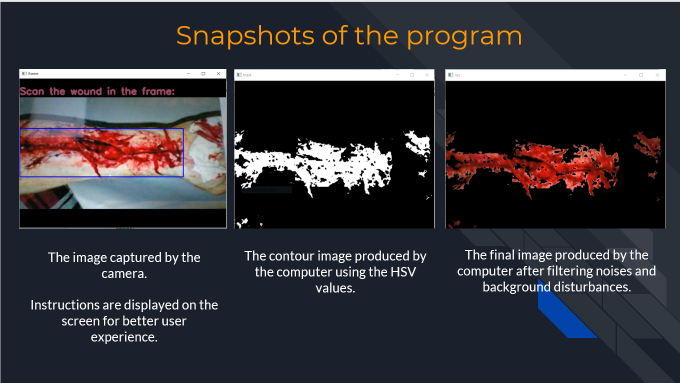
#> input picture Capture.PNG, 1359 x 766 px, given in place of the camera (shown at 1/2 size)
$ python 'Wound sensor.py'
#> lines starting #> are read from the running program, lines starting #| are printed output that depends on the picture; after the words box and inside, x2 and y2 are one past the last pixel; in counts of white or black regions, pixels touching at a corner belong together
#!/usr/bin/env python
# coding: utf-8

# In[ ]:


import cv2
import numpy as np
import math
from random import randrange
import time
import msvcrt as m
import pyttsx3

cap = cv2.VideoCapture(0)
points = 0
go_on = 0
while(1):
    cont = 0
    try:
        #an error comes if it does not find anything in window as it cannot find contour of max area
        #therefore this try error statement

        ret, frame = cap.read()
#> frame is the input picture: shape (766, 1359, 3); mean B, G, R 56.3, 50.4, 51.3
        frame=cv2.flip(frame,1)
        kernel = np.ones((3,3),np.uint8)

        #define region of interest
        roi=frame[10:300, 10:300]


        cv2.rectangle(frame,(100,100),(300,300),(0,255,0),0)
#> frame: shape (766, 1359, 3); mean B, G, R 56.3, 50.6, 51.2
        hsv = cv2.cvtColor(roi, cv2.COLOR_BGR2HSV)
#> hsv: shape (290, 290, 3); mean H, S, V 51.8, 43.8, 48.1
#> roi: shape (290, 290, 3); mean B, G, R 44.7, 41.4, 39.4

        # define range of wound color in HSV
        lower_skin = np.array([356,70,64], dtype=np.uint8)
        upper_skin = np.array([352,55,43], dtype=np.uint8)

        #extract skin color image
        mask = cv2.inRange(hsv, lower_skin, upper_skin)
#> mask: shape (290, 290); every value is 0

        #extrapolate the hand to fill dark spots within
        mask = cv2.dilate(mask,kernel,iterations = 4)

        #blur the image
        mask = cv2.GaussianBlur(mask,(5,5),100)

        #find contour of max area(hand)
        cnt = max(contours, key = lambda x: cv2.contourArea(x))

        #approx the contour a little
        epsilon = 0.0005*cv2.arcLength(cnt,True)
        approx = cv2.approxPolyDP(cnt,epsilon,True)

        #make convex hull around hand
        hull = cv2.convexHull(cnt)

        #define area of hull and area of hand
        areahull = cv2.contourArea(hull)
        areacnt = cv2.contourArea(cnt)

        font = cv2.FONT_HERSHEY_SIMPLEX

        cv2.putText(frame,'The area of the wound is: ',(0,50), font, 2, (0,0,235), 3, cv2.LINE_AA)

        cv2.imshow('mask',mask)
        cv2.imshow('frame',frame)
    except:
        pass

    k = cv2.waitKey(5) & 0xFF
#> (key Esc is pressed here)
    if k == 27:
        break

cv2.destroyAllWindows()
cap.release()


# In[ ]:


## Use this link for color selector http://colorizer.org/


# In[ ]:


import cv2
import numpy as np
import math
cap = cv2.VideoCapture(0)

while(1):

    try:  #an error comes if it does not find anything in window as it cannot find contour of max area
          #therefore this try error statement

        ret, frame = cap.read()
        frame=cv2.flip(frame,1)
        kernel = np.ones((3,3),np.uint8)

        #define region of interest
        roi=frame[200:600, 200:600]
#> roi: shape (400, 400, 3)

        cv2.rectangle(frame,(200,200),(400,400),(0,255,0),0)
#> frame: shape (766, 1359, 3); mean B, G, R 56.3, 50.6, 51.2
        hsv = cv2.cvtColor(roi, cv2.COLOR_BGR2HSV)
#> hsv: shape (400, 400, 3); mean H, S, V 41.3, 54.8, 45.8
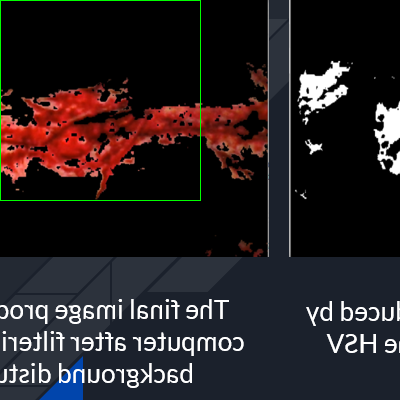
#> roi: shape (400, 400, 3); mean B, G, R 33.4, 31.3, 37.7


    # define range of skin color in HSV
        lower_skin = np.array([356,70,64], dtype=np.uint8)
        upper_skin = np.array([352,55,43], dtype=np.uint8)

     #extract skin colur imagw
        mask = cv2.inRange(hsv, lower_skin, upper_skin)
#> mask: shape (400, 400); every value is 0


    #extrapolate the hand to fill dark spots within
        mask = cv2.dilate(mask,kernel,iterations = 4)

    #blur the image
        mask = cv2.GaussianBlur(mask,(5,5),100)


    #find contours
        contours,hierarchy = cv2.findContours(mask,cv2.RETR_TREE,cv2.CHAIN_APPROX_SIMPLE)
#> contours = []

   #find contour of max area(hand)
        cnt = max(contours, key = lambda x: cv2.contourArea(x))

    #approx the contour a little
        epsilon = 0.0005*cv2.arcLength(cnt,True)
        approx= cv2.approxPolyDP(cnt,epsilon,True)


    #make convex hull around hand
        hull = cv2.convexHull(cnt)

     #define area of hull and area of hand
        areahull = cv2.contourArea(hull)
        areacnt = cv2.contourArea(cnt)
    #find the percentage of area not covered by hand in convex hull
        arearatio=((areahull-areacnt)/areacnt)*100
        #print(arearatio)
     #find the defects in convex hull with respect to hand
        hull = cv2.convexHull(approx, returnPoints=False)
        defects = cv2.convexityDefects(approx, hull)


        #print corresponding gestures which are in their ranges
        font = cv2.FONT_HERSHEY_SIMPLEX
        cv2.putText(frame,'The area of the wound is: ',(0,50), font, 1, (0,0,255), 3, cv2.LINE_AA)
        #cv2.putText(frame,arearatio,(0,100), font, 2, (0,0,255), 3, cv2.LINE_AA)

        #show the windows
        cv2.imshow('mask',mask)
        cv2.imshow('frame',frame)
    except:
        pass


    k = cv2.waitKey(5) & 0xFF
#> (key Esc is pressed here)
    if k == 27:
        break

cv2.destroyAllWindows()
cap.release()


# ## Source code

# In[12]:


import cv2
import numpy as np
import math
cap = cv2.VideoCapture(0)

while(1):

    try:  #an error comes if it does not find anything in window as it cannot find contour of max area
          #therefore this try error statement

        ret, frame = cap.read()
        frame=cv2.flip(frame,1)
        kernel = np.ones((3,3),np.uint8)

        #define region of interest
        roi=frame[100:600, 100:600]
#> roi: shape (500, 500, 3)


        cv2.rectangle(frame,(100,100),(300,300),(0,255,0),0)
        hsv = cv2.cvtColor(roi, cv2.COLOR_BGR2HSV)
#> hsv: shape (500, 500, 3); mean H, S, V 41.1, 48.9, 52.8
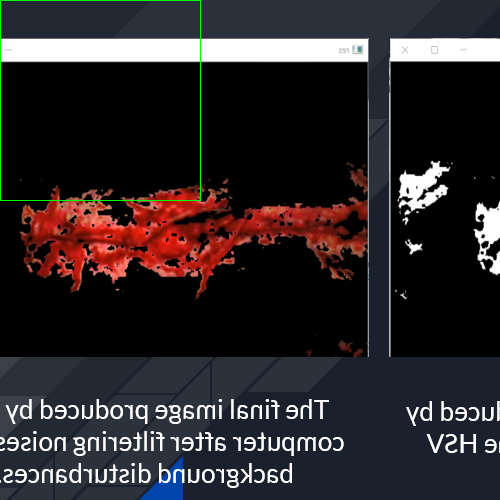
#> roi: shape (500, 500, 3); mean B, G, R 42.4, 40, 45.6


    # define range of skin color in HSV
        lower_skin = np.array([0,0,30], dtype=np.uint8)
        upper_skin = np.array([80,80,255], dtype=np.uint8)

     #extract skin colur imagw
        mask = cv2.inRange(hsv, lower_skin, upper_skin)
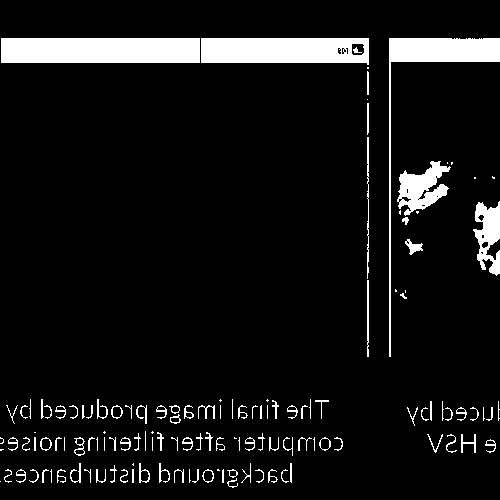
#> mask: shape (500, 500); 7.8% white; 133 white regions (33 under 20 px), largest, box (x1, y1, x2, y2) and area: (1, 38, 200, 63) 4975, (201, 38, 369, 65) 4044, (389, 38, 500, 357) 3235


    #extrapolate the hand to fill dark spots within
        mask = cv2.dilate(mask,kernel,iterations = 4)
#> mask: shape (500, 500); 21.7% white; 16 white regions

    #blur the image
        mask = cv2.GaussianBlur(mask,(5,5),100)
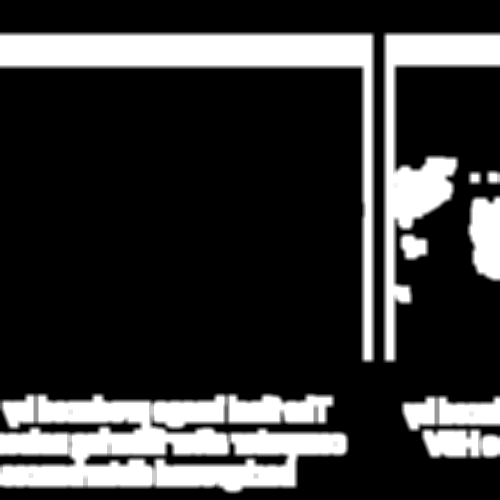
#> mask: shape (500, 500); min 0, max 255, mean 55.3

    #find contours
        contours,hierarchy= cv2.findContours(mask,cv2.RETR_TREE,cv2.CHAIN_APPROX_SIMPLE)
#> contours = 15 contours, 2 with area under 20; largest, box (x1, y1, x2, y2) and area: (0, 393, 349, 494) 27512, (0, 32, 375, 363) 17276, (383, 32, 500, 363) 11526, (401, 395, 500, 459) 4842, (467, 195, 500, 282) 2362
        print(contours)
#> (printed output is left out)
   #find contour of max area(hand)
        cnt = max(contours, key = lambda x: cv2.contourArea(x))
#> cnt = contour of 163 points, box (x1, y1, x2, y2) (0, 393, 349, 494), area 27512

    #approx the contour a little
        epsilon = 0.0005*cv2.arcLength(cnt,True)
#> epsilon = 0.812
        approx= cv2.approxPolyDP(cnt,epsilon,True)
#> approx = contour of 95 points, box (x1, y1, x2, y2) (0, 393, 349, 494), area 27520


    #make convex hull around hand
        hull = cv2.convexHull(cnt)
#> hull = contour of 13 points, box (x1, y1, x2, y2) (0, 393, 349, 494), area 32570

     #define area of hull and area of hand
        areahull = cv2.contourArea(hull)
#> areahull = 32570
        areacnt = cv2.contourArea(cnt)
#> areacnt = 27511.5

    #find the percentage of area not covered by hand in convex hull
        arearatio=((areahull-areacnt)/areacnt)*100
#> arearatio = 18.39
        #print("Here2")
     #find the defects in convex hull with respect to hand
        hull = cv2.convexHull(approx, returnPoints=False)
#> hull = [92, 66, 65, 37, 36, 35, 32, 29, 28, 23, 22, 0]
        defects = cv2.convexityDefects(approx, hull)
#> defects = [[92, 0, 94, 1428], [0, 22, 6, 25088], [23, 28, 25, 1473], [29, 32, 31, 1165], [32, 35, 34, 6483], [37, 65, 53, 43436], [66, 92, 80, 1792]]


        #print corresponding gestures which are in their ranges
        font = cv2.FONT_HERSHEY_SIMPLEX

        #show the windows
        cv2.putText(frame,'Put hand in the box',(0,50), font, 2, (0,0,255), 3, cv2.LINE_AA)
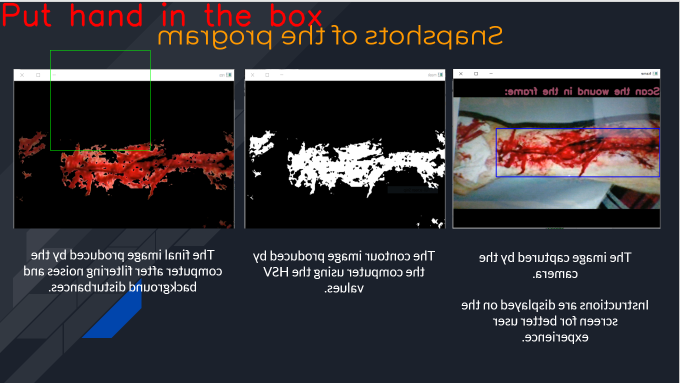
#> frame: shape (766, 1359, 3) (shown at 1/2 size); mean B, G, R 55.9, 50.3, 52.6
        cv2.imshow('mask',mask)
        cv2.imshow('frame',frame)
    except:
        pass


    k = cv2.waitKey(5) & 0xFF
#> (key Esc is pressed here)
    if k == 27:
        break

cv2.destroyAllWindows()
cap.release()


# In[1]:


#For HSV, Hue range is [0,179], Saturation range is [0,255] and Value range is [0,255].
#Different softwares use different scales.
#So if you are comparing OpenCV values with them, you need to normalize these ranges.


# # THIS ONE WORKS

# In[13]:


import cv2
import numpy as np
import math

cap = cv2.VideoCapture(0)

while(1):

    # Take each frame
    _, frame = cap.read()

    # Convert BGR to HSV
    hsv = cv2.cvtColor(frame, cv2.COLOR_BGR2HSV)
#> hsv: shape (766, 1359, 3); mean H, S, V 71.3, 69.5, 63.4

    # define range of blue color in HSV
    lower_blue = np.array([0,120,70])
    upper_blue = np.array([10,255,255])

    # Threshold the HSV image to get only blue colors
    mask = cv2.inRange(hsv, lower_blue, upper_blue)
#> mask: shape (766, 1359); 3.4% white; 60 white regions (44 under 20 px)

    # Bitwise-AND mask and original image
    res = cv2.bitwise_and(frame,frame, mask= mask)
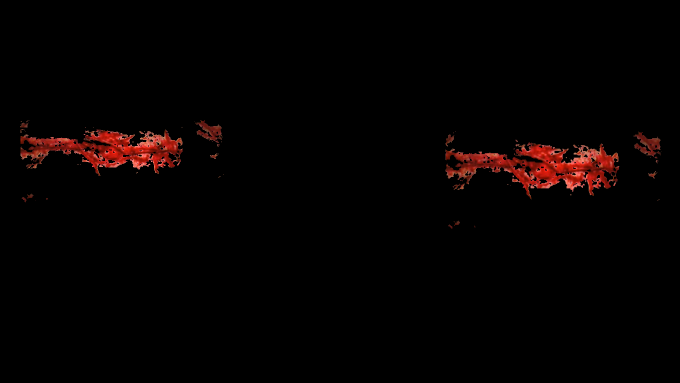
#> res: shape (766, 1359, 3) (shown at 1/2 size); mean B, G, R 1.1, 1.5, 5.4

    font = cv2.FONT_HERSHEY_SIMPLEX
    cv2.putText(frame,'Scan the wound in the frame: ',(0,50), font, 1, (99,74,154), 3, cv2.LINE_AA)
    ###
    # Calculating percentage area
    try:
        contours,hierarchy= cv2.findContours(mask,cv2.RETR_TREE,cv2.CHAIN_APPROX_SIMPLE)
#> contours = 233 contours, 168 with area under 20; largest, box (x1, y1, x2, y2) and area: (891, 284, 1239, 399) 18639, (41, 259, 365, 352) 14516, (1267, 263, 1322, 314) 1222, (391, 240, 445, 286) 1032, (1203, 340, 1227, 364) 259
        cnt = max(contours, key = lambda x: cv2.contourArea(x))
#> cnt = contour of 1032 points, box (x1, y1, x2, y2) (891, 284, 1239, 399), area 18639

        epsilon = 0.0005*cv2.arcLength(cnt,True)
#> epsilon = 1.02
        approx= cv2.approxPolyDP(cnt,epsilon,True)
#> approx = contour of 365 points, box (x1, y1, x2, y2) (891, 284, 1239, 399), area 18724

        areacnt = cv2.contourArea(cnt)
#> areacnt = 18639
        arearatio=((areacnt)/208154)*100
#> arearatio = 8.95
        ###
        boxes = []
        for c in cnt:
            (x, y, w, h) = cv2.boundingRect(c)
            boxes.append([x,y, x+w,y+h])
#> this loop made 1032 passes
#> (x, y) on passes 1 to 3: (1058, 284), (1057, 285), (1057, 286)
#> after the loop, boxes = 1032 items, first 6: [1058, 284, 1059, 285], [1057, 285, 1058, 286], [1057, 286, 1058, 287], [1054, 289, 1055, 290], [1054, 290, 1055, 291], [1055, 291, 1056, 292]

        boxes = np.asarray(boxes)
#> boxes = 1032 rows, first 6: [1058, 284, 1059, 285], [1057, 285, 1058, 286], [1057, 286, 1058, 287], [1054, 289, 1055, 290], [1054, 290, 1055, 291], [1055, 291, 1056, 292]
        # need an extra "min/max" for contours outside the frame
        left = np.min(boxes[:,0])
#> left = 891
        top = np.min(boxes[:,1])
#> top = 284
        right = np.max(boxes[:,2])
#> right = 1239
        bottom = np.max(boxes[:,3])
#> bottom = 399

        cv2.rectangle(frame, (left,top), (right,bottom), (255, 0, 0), 2)
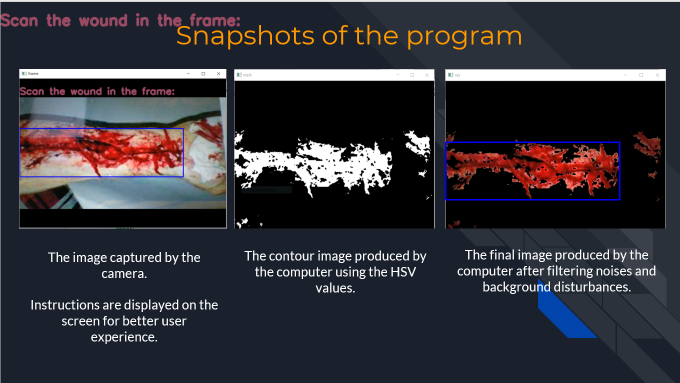
#> frame: shape (766, 1359, 3) (shown at 1/2 size); mean B, G, R 57.2, 50.6, 51.8
        ###
    except:
        pass


    ###
    cv2.imshow('frame',frame)
    cv2.imshow('mask',mask)
    cv2.imshow('res',res)
    m = cv2.waitKey(5) & 0xFF
#> (key Esc is pressed here)
    k = cv2.waitKey(5) & 0xFF
#> (key Esc is pressed here)
    if k == 27:
        break
    if m==32:
        print("The area of the wound is: ", arearatio * 0.6615, "cm squared.")
        print("The area of the band is: ", (right - left)*(bottom - top)*2.989*pow(10, -4), "cm squared.")

cv2.destroyAllWindows()


# In[4]:


## Code to find HSV colors
## Now you take [H-10, 100,100] and [H+10, 255, 255] as lower bound and upper bound respectively.


# In[13]:


red = np.uint8([[[255,0,0 ]]])
hsv_red = cv2.cvtColor(red,cv2.COLOR_BGR2HSV)
print (hsv_red)


# In[ ]:
